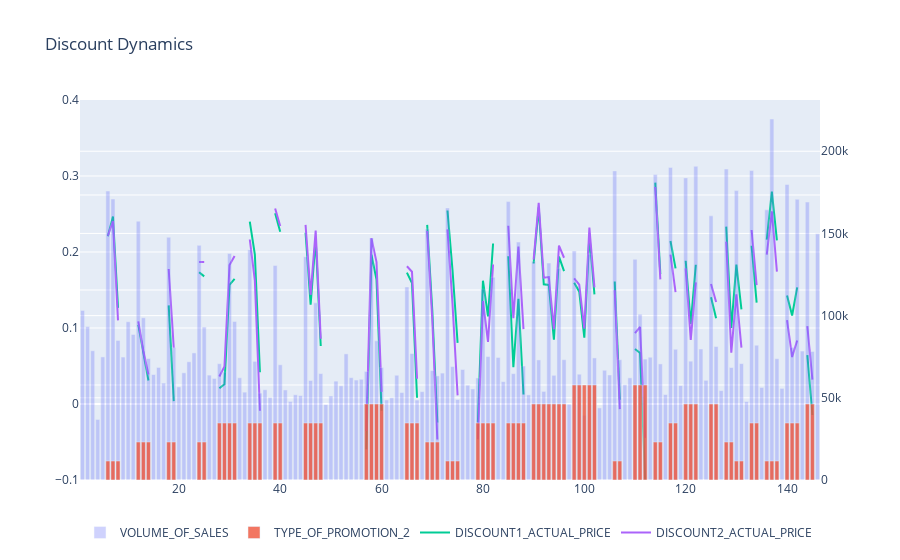

The code cell stored with this chart in its notebook:
### Code cell
#Check the result for Discounts
data1 = []
for col in enumerate(datafile.columns):
    if "DISCOUNT1_ACTUAL_PRICE" == col[1] or "DISCOUNT2_ACTUAL_PRICE" == col[1]:
        graph = go.Scatter(
                x=datafile.Week,
                y=datafile[col[1]],
                name = col[1])
        data1 = data1 + [graph]
    if "VOLUME_OF_SALES" == col[1]:
        graph = go.Bar(
                x=datafile.Week,
                y=datafile[col[1]],
                name = col[1],
                yaxis = "y2",
                opacity = 0.3)
        data1 = data1 + [graph]
        data2 = data2 + [graph]
    if "PROMOTION_2" in col[1]:
        graph = go.Bar(
                x=datafile.Week,
                y=datafile[col[1]],
                name = col[1],
                opacity = 0.8,
                yaxis = "y3")
        data1 = data1 + [graph]
        data2 = data2 + [graph]
        
#Set layout if needed
layout1 = dict(title = "Discount Dynamics", 
                   yaxis = dict(range=[-0.1, 0.4]),
                   yaxis2 = dict(overlaying = "y", side = "right"), 
                   yaxis3 = dict(range=[0,20],overlaying = "y", side = "left", showticklabels = False),
                   legend=dict(orientation="h"))

#Plot result
iplot(dict(data=data1, layout=layout1))

### Figure 1 — Plotly figure (JSON) as saved in the notebook; plotly's stock layout.template omitted (floating-point values rounded to 4 significant figures; data arrays with more than 128 entries replaced by an {"elided": "..."} marker saying what was removed)
{"data": [{"name": "VOLUME_OF_SALES", "opacity": 0.3, "type": "bar", "x": {"elided": "146 int values"}, "y": {"elided": "146 int values"}, "yaxis": "y2"}, {"name": "TYPE_OF_PROMOTION_2", "opacity": 0.8, "type": "bar", "x": {"elided": "146 int values"}, "y": {"elided": "146 int values"}, "yaxis": "y3"}, {"name": "DISCOUNT1_ACTUAL_PRICE", "type": "scatter", "x": {"elided": "146 int values"}, "y": {"elided": "146 float values"}}, {"name": "DISCOUNT2_ACTUAL_PRICE", "type": "scatter", "x": {"elided": "146 int values"}, "y": {"elided": "146 float values"}}], "layout": {"legend": {"orientation": "h"}, "title": {"text": "Discount Dynamics"}, "yaxis": {"range": [-0.1, 0.4]}, "yaxis2": {"overlaying": "y", "side": "right"}, "yaxis3": {"overlaying": "y", "range": [0, 20], "showticklabels": false, "side": "left"}}}
